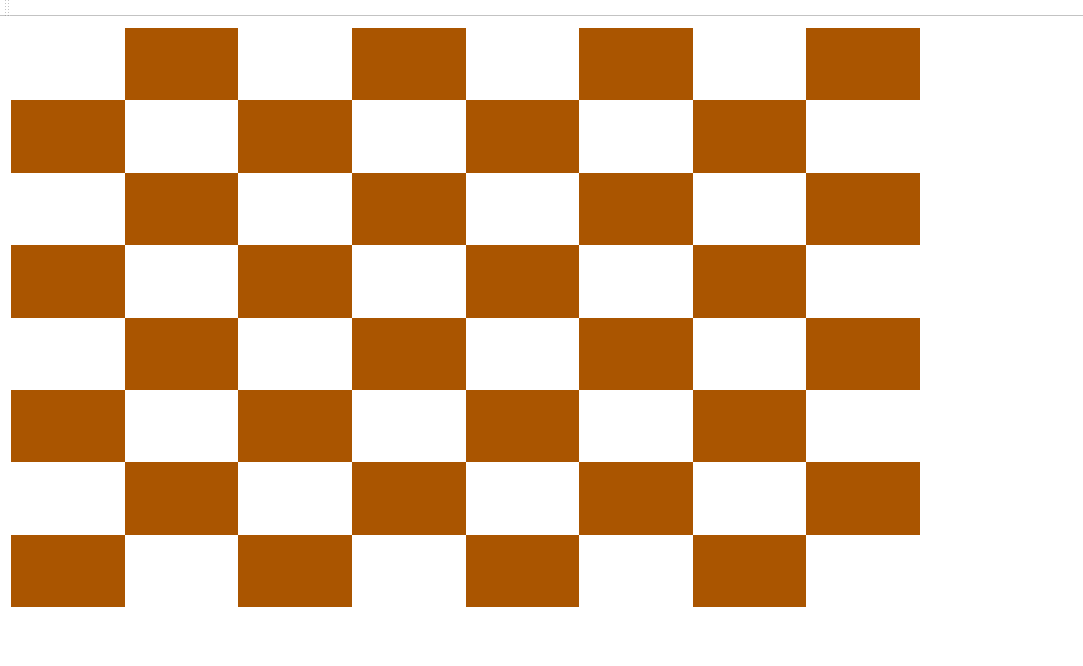
<?xml version="1.0" encoding="UTF-8"?>
<ui version="4.0">
 <class>VuClass</class>
 <widget class="QMainWindow" name="VuClass">
  <property name="geometry">
   <rect>
    <x>0</x>
    <y>0</y>
    <width>1083</width>
    <height>666</height>
   </rect>
  </property>
  <property name="windowTitle">
   <string>Vu</string>
  </property>
  <property name="styleSheet">
   <string notr="true">background-color: rgba(255, 255, 255, 10)</string>
  </property>
  <widget class="QWidget" name="centralWidget">
   <widget class="QWidget" name="gridLayoutWidget">
    <property name="geometry">
     <rect>
      <x>0</x>
      <y>0</y>
      <width>931</width>
      <height>601</height>
     </rect>
    </property>
    <layout class="QGridLayout" name="gridLayout">
     <property name="spacing">
      <number>0</number>
     </property>
     <item row="4" column="1">
      <widget class="QLabel" name="B5">
       <property name="styleSheet">
        <string notr="true">background-color: rgb(255, 255, 255)</string>
       </property>
       <property name="text">
        <string/>
       </property>
      </widget>
     </item>
     <item row="2" column="6">
      <widget class="QLabel" name="G7">
       <property name="styleSheet">
        <string notr="true">background-color: rgb(170, 85, 0)</string>
       </property>
       <property name="text">
        <string/>
       </property>
      </widget>
     </item>
     <item row="6" column="4">
      <widget class="QLabel" name="E3">
       <property name="styleSheet">
        <string notr="true">background-color: rgb(170, 85, 0)</string>
       </property>
       <property name="text">
        <string/>
       </property>
      </widget>
     </item>
     <item row="4" column="2">
      <widget class="QLabel" name="C5">
       <property name="styleSheet">
        <string notr="true">background-color: rgb(170, 85, 0)</string>
       </property>
       <property name="text">
        <string/>
       </property>
      </widget>
     </item>
     <item row="2" column="3">
      <widget class="QLabel" name="D7">
       <property name="styleSheet">
        <string notr="true">background-color: rgb(255, 255, 255)</string>
       </property>
       <property name="text">
        <string/>
       </property>
      </widget>
     </item>
     <item row="1" column="6">
      <widget class="QLabel" name="G8">
       <property name="styleSheet">
        <string notr="true">background-color: rgb(255, 255, 255)</string>
       </property>
       <property name="text">
        <string/>
       </property>
      </widget>
     </item>
     <item row="7" column="2">
      <widget class="QLabel" name="C2">
       <property name="styleSheet">
        <string notr="true">background-color: rgb(255, 255, 255)</string>
       </property>
       <property name="text">
        <string/>
       </property>
      </widget>
     </item>
     <item row="5" column="5">
      <widget class="QLabel" name="F4">
       <property name="styleSheet">
        <string notr="true">background-color: rgb(170, 85, 0)</string>
       </property>
       <property name="text">
        <string/>
       </property>
      </widget>
     </item>
     <item row="1" column="1">
      <widget class="QLabel" name="B8">
       <property name="styleSheet">
        <string notr="true">background-color: rgb(170, 85, 0)</string>
       </property>
       <property name="text">
        <string/>
       </property>
      </widget>
     </item>
     <item row="6" column="2">
      <widget class="QLabel" name="C3">
       <property name="styleSheet">
        <string notr="true">background-color: rgb(170, 85, 0)</string>
       </property>
       <property name="text">
        <string/>
       </property>
      </widget>
     </item>
     <item row="7" column="1">
      <widget class="QLabel" name="B2">
       <property name="styleSheet">
        <string notr="true">background-color: rgb(170, 85, 0)</string>
       </property>
       <property name="text">
        <string/>
       </property>
      </widget>
     </item>
     <item row="6" column="7">
      <widget class="QLabel" name="H3">
       <property name="styleSheet">
        <string notr="true">background-color: rgb(255, 255, 255)</string>
       </property>
       <property name="text">
        <string/>
       </property>
      </widget>
     </item>
     <item row="1" column="5">
      <widget class="QLabel" name="F8">
       <property name="styleSheet">
        <string notr="true">background-color: rgb(170, 85, 0)</string>
       </property>
       <property name="text">
        <string/>
       </property>
      </widget>
     </item>
     <item row="6" column="3">
      <widget class="QLabel" name="D3">
       <property name="styleSheet">
        <string notr="true">background-color: rgb(255, 255, 255)</string>
       </property>
       <property name="text">
        <string/>
       </property>
      </widget>
     </item>
     <item row="8" column="7">
      <widget class="QLabel" name="H1">
       <property name="styleSheet">
        <string notr="true">background-color: rgb(255, 255, 255)</string>
       </property>
       <property name="text">
        <string/>
       </property>
      </widget>
     </item>
     <item row="5" column="2">
      <widget class="QLabel" name="C4">
       <property name="styleSheet">
        <string notr="true">background-color: rgb(255, 255, 255)</string>
       </property>
       <property name="text">
        <string/>
       </property>
      </widget>
     </item>
     <item row="6" column="5">
      <widget class="QLabel" name="F3">
       <property name="styleSheet">
        <string notr="true">background-color: rgb(255, 255, 255)</string>
       </property>
       <property name="text">
        <string/>
       </property>
      </widget>
     </item>
     <item row="4" column="5">
      <widget class="QLabel" name="F5">
       <property name="styleSheet">
        <string notr="true">background-color: rgb(255, 255, 255)</string>
       </property>
       <property name="text">
        <string/>
       </property>
      </widget>
     </item>
     <item row="2" column="0">
      <widget class="QLabel" name="A7">
       <property name="autoFillBackground">
        <bool>false</bool>
       </property>
       <property name="styleSheet">
        <string notr="true">background-color: rgb(170, 85, 0)</string>
       </property>
       <property name="text">
        <string/>
       </property>
      </widget>
     </item>
     <item row="8" column="3">
      <widget class="QLabel" name="D1">
       <property name="styleSheet">
        <string notr="true">background-color: rgb(255, 255, 255);</string>
       </property>
       <property name="lineWidth">
        <number>0</number>
       </property>
       <property name="text">
        <string/>
       </property>
      </widget>
     </item>
     <item row="7" column="6">
      <widget class="QLabel" name="G2">
       <property name="styleSheet">
        <string notr="true">background-color: rgb(255, 255, 255)</string>
       </property>
       <property name="text">
        <string/>
       </property>
      </widget>
     </item>
     <item row="7" column="0">
      <widget class="QLabel" name="A2">
       <property name="styleSheet">
        <string notr="true">background-color: rgb(255, 255, 255)</string>
       </property>
       <property name="text">
        <string/>
       </property>
      </widget>
     </item>
     <item row="3" column="4">
      <widget class="QLabel" name="E6">
       <property name="styleSheet">
        <string notr="true">background-color: rgb(255, 255, 255)</string>
       </property>
       <property name="text">
        <string/>
       </property>
      </widget>
     </item>
     <item row="7" column="5">
      <widget class="QLabel" name="F2">
       <property name="styleSheet">
        <string notr="true">background-color: rgb(170, 85, 0)</string>
       </property>
       <property name="text">
        <string/>
       </property>
      </widget>
     </item>
     <item row="8" column="5">
      <widget class="QLabel" name="F1">
       <property name="styleSheet">
        <string notr="true">background-color: rgb(255, 255, 255)</string>
       </property>
       <property name="text">
        <string/>
       </property>
      </widget>
     </item>
     <item row="8" column="6">
      <widget class="QLabel" name="G1">
       <property name="styleSheet">
        <string notr="true">background-color: rgb(170, 85, 0)</string>
       </property>
       <property name="text">
        <string/>
       </property>
      </widget>
     </item>
     <item row="1" column="0">
      <widget class="QLabel" name="A8">
       <property name="autoFillBackground">
        <bool>false</bool>
       </property>
       <property name="styleSheet">
        <string notr="true">background-color: rgb(255, 255, 255)</string>
       </property>
       <property name="text">
        <string/>
       </property>
      </widget>
     </item>
     <item row="4" column="4">
      <widget class="QLabel" name="E5">
       <property name="styleSheet">
        <string notr="true">background-color: rgb(170, 85, 0)</string>
       </property>
       <property name="text">
        <string/>
       </property>
      </widget>
     </item>
     <item row="5" column="4">
      <widget class="QLabel" name="E4">
       <property name="styleSheet">
        <string notr="true">background-color: rgb(255, 255, 255)</string>
       </property>
       <property name="text">
        <string/>
       </property>
      </widget>
     </item>
     <item row="3" column="7">
      <widget class="QLabel" name="H6">
       <property name="styleSheet">
        <string notr="true">background-color: rgb(170, 85, 0)</string>
       </property>
       <property name="text">
        <string/>
       </property>
      </widget>
     </item>
     <item row="8" column="0">
      <widget class="QLabel" name="A1">
       <property name="autoFillBackground">
        <bool>false</bool>
       </property>
       <property name="styleSheet">
        <string notr="true">background-color: rgb(170, 85, 0);</string>
       </property>
       <property name="lineWidth">
        <number>0</number>
       </property>
       <property name="text">
        <string/>
       </property>
      </widget>
     </item>
     <item row="2" column="4">
      <widget class="QLabel" name="E7">
       <property name="styleSheet">
        <string notr="true">background-color: rgb(170, 85, 0)</string>
       </property>
       <property name="text">
        <string/>
       </property>
      </widget>
     </item>
     <item row="1" column="7">
      <widget class="QLabel" name="H8">
       <property name="styleSheet">
        <string notr="true">background-color: rgb(170, 85, 0)</string>
       </property>
       <property name="text">
        <string/>
       </property>
      </widget>
     </item>
     <item row="1" column="2">
      <widget class="QLabel" name="C8">
       <property name="styleSheet">
        <string notr="true">background-color: rgb(255, 255, 255)</string>
       </property>
       <property name="text">
        <string/>
       </property>
      </widget>
     </item>
     <item row="8" column="1">
      <widget class="QLabel" name="B1">
       <property name="autoFillBackground">
        <bool>false</bool>
       </property>
       <property name="styleSheet">
        <string notr="true">background-color: rgb(255, 255, 255); </string>
       </property>
       <property name="lineWidth">
        <number>0</number>
       </property>
       <property name="text">
        <string/>
       </property>
      </widget>
     </item>
     <item row="7" column="3">
      <widget class="QLabel" name="D2">
       <property name="styleSheet">
        <string notr="true">background-color: rgb(170, 85, 0)</string>
       </property>
       <property name="text">
        <string/>
       </property>
      </widget>
     </item>
     <item row="7" column="7">
      <widget class="QLabel" name="H2">
       <property name="styleSheet">
        <string notr="true">background-color: rgb(170, 85, 0)</string>
       </property>
       <property name="text">
        <string/>
       </property>
      </widget>
     </item>
     <item row="3" column="2">
      <widget class="QLabel" name="C6">
       <property name="styleSheet">
        <string notr="true">background-color: rgb(255, 255, 255)</string>
       </property>
       <property name="text">
        <string/>
       </property>
      </widget>
     </item>
     <item row="2" column="2">
      <widget class="QLabel" name="C7">
       <property name="styleSheet">
        <string notr="true">background-color: rgb(170, 85, 0)</string>
       </property>
       <property name="text">
        <string/>
       </property>
      </widget>
     </item>
     <item row="5" column="1">
      <widget class="QLabel" name="B4">
       <property name="styleSheet">
        <string notr="true">background-color: rgb(170, 85, 0)</string>
       </property>
       <property name="text">
        <string/>
       </property>
      </widget>
     </item>
     <item row="1" column="3">
      <widget class="QLabel" name="D8">
       <property name="styleSheet">
        <string notr="true">background-color: rgb(170, 85, 0)</string>
       </property>
       <property name="text">
        <string/>
       </property>
      </widget>
     </item>
     <item row="6" column="0">
      <widget class="QLabel" name="A3">
       <property name="styleSheet">
        <string notr="true">background-color: rgb(170, 85, 0)</string>
       </property>
       <property name="text">
        <string/>
       </property>
      </widget>
     </item>
     <item row="5" column="0">
      <widget class="QLabel" name="A4">
       <property name="styleSheet">
        <string notr="true">background-color: rgb(255, 255, 255)</string>
       </property>
       <property name="text">
        <string/>
       </property>
      </widget>
     </item>
     <item row="6" column="1">
      <widget class="QLabel" name="B3">
       <property name="styleSheet">
        <string notr="true">background-color: rgb(255, 255, 255)</string>
       </property>
       <property name="text">
        <string/>
       </property>
      </widget>
     </item>
     <item row="3" column="6">
      <widget class="QLabel" name="G6">
       <property name="styleSheet">
        <string notr="true">background-color: rgb(255, 255, 255)</string>
       </property>
       <property name="text">
        <string/>
       </property>
      </widget>
     </item>
     <item row="1" column="4">
      <widget class="QLabel" name="E8">
       <property name="styleSheet">
        <string notr="true">background-color: rgb(255, 255, 255)</string>
       </property>
       <property name="text">
        <string/>
       </property>
      </widget>
     </item>
     <item row="2" column="7">
      <widget class="QLabel" name="H7">
       <property name="styleSheet">
        <string notr="true">background-color: rgb(255, 255, 255)</string>
       </property>
       <property name="text">
        <string/>
       </property>
      </widget>
     </item>
     <item row="5" column="3">
      <widget class="QLabel" name="D4">
       <property name="styleSheet">
        <string notr="true">background-color: rgb(170, 85, 0)</string>
       </property>
       <property name="text">
        <string/>
       </property>
      </widget>
     </item>
     <item row="8" column="4">
      <widget class="QLabel" name="E1">
       <property name="styleSheet">
        <string notr="true">background-color: rgb(170, 85, 0)</string>
       </property>
       <property name="text">
        <string/>
       </property>
      </widget>
     </item>
     <item row="3" column="5">
      <widget class="QLabel" name="F6">
       <property name="styleSheet">
        <string notr="true">background-color: rgb(170, 85, 0)</string>
       </property>
       <property name="text">
        <string/>
       </property>
      </widget>
     </item>
     <item row="2" column="5">
      <widget class="QLabel" name="F7">
       <property name="styleSheet">
        <string notr="true">background-color: rgb(255, 255, 255)</string>
       </property>
       <property name="text">
        <string/>
       </property>
      </widget>
     </item>
     <item row="4" column="7">
      <widget class="QLabel" name="H5">
       <property name="styleSheet">
        <string notr="true">background-color: rgb(255, 255, 255)</string>
       </property>
       <property name="text">
        <string/>
       </property>
      </widget>
     </item>
     <item row="5" column="6">
      <widget class="QLabel" name="G4">
       <property name="styleSheet">
        <string notr="true">background-color: rgb(255, 255, 255)</string>
       </property>
       <property name="text">
        <string/>
       </property>
      </widget>
     </item>
     <item row="3" column="0">
      <widget class="QLabel" name="A6">
       <property name="styleSheet">
        <string notr="true">background-color: rgb(255, 255, 255)</string>
       </property>
       <property name="text">
        <string/>
       </property>
      </widget>
     </item>
     <item row="7" column="4">
      <widget class="QLabel" name="E2">
       <property name="styleSheet">
        <string notr="true">background-color: rgb(255, 255, 255)</string>
       </property>
       <property name="text">
        <string/>
       </property>
      </widget>
     </item>
     <item row="4" column="0">
      <widget class="QLabel" name="A5">
       <property name="styleSheet">
        <string notr="true">background-color: rgb(170, 85, 0)</string>
       </property>
       <property name="text">
        <string/>
       </property>
      </widget>
     </item>
     <item row="4" column="6">
      <widget class="QLabel" name="G5">
       <property name="styleSheet">
        <string notr="true">background-color: rgb(170, 85, 0)</string>
       </property>
       <property name="text">
        <string/>
       </property>
      </widget>
     </item>
     <item row="8" column="2">
      <widget class="QLabel" name="C1">
       <property name="autoFillBackground">
        <bool>false</bool>
       </property>
       <property name="styleSheet">
        <string notr="true">background-color: rgb(170, 85, 0); </string>
       </property>
       <property name="lineWidth">
        <number>0</number>
       </property>
       <property name="text">
        <string/>
       </property>
      </widget>
     </item>
     <item row="3" column="1">
      <widget class="QLabel" name="B6">
       <property name="styleSheet">
        <string notr="true">background-color: rgb(170, 85, 0)</string>
       </property>
       <property name="text">
        <string/>
       </property>
      </widget>
     </item>
     <item row="2" column="1">
      <widget class="QLabel" name="B7">
       <property name="styleSheet">
        <string notr="true">background-color: rgb(255, 255, 255)</string>
       </property>
       <property name="text">
        <string/>
       </property>
      </widget>
     </item>
     <item row="3" column="3">
      <widget class="QLabel" name="D6">
       <property name="styleSheet">
        <string notr="true">background-color: rgb(170, 85, 0)</string>
       </property>
       <property name="text">
        <string/>
       </property>
      </widget>
     </item>
     <item row="5" column="7">
      <widget class="QLabel" name="H4">
       <property name="styleSheet">
        <string notr="true">background-color: rgb(170, 85, 0)</string>
       </property>
       <property name="text">
        <string/>
       </property>
      </widget>
     </item>
     <item row="4" column="3">
      <widget class="QLabel" name="D5">
       <property name="styleSheet">
        <string notr="true">background-color: rgb(255, 255, 255)</string>
       </property>
       <property name="text">
        <string/>
       </property>
      </widget>
     </item>
     <item row="6" column="6">
      <widget class="QLabel" name="G3">
       <property name="styleSheet">
        <string notr="true">background-color: rgb(170, 85, 0)</string>
       </property>
       <property name="text">
        <string/>
       </property>
      </widget>
     </item>
    </layout>
   </widget>
  </widget>
  <widget class="QMenuBar" name="menuBar">
   <property name="geometry">
    <rect>
     <x>0</x>
     <y>0</y>
     <width>1083</width>
     <height>21</height>
    </rect>
   </property>
  </widget>
  <widget class="QToolBar" name="mainToolBar">
   <attribute name="toolBarArea">
    <enum>TopToolBarArea</enum>
   </attribute>
   <attribute name="toolBarBreak">
    <bool>false</bool>
   </attribute>
  </widget>
  <widget class="QStatusBar" name="statusBar"/>
 </widget>
 <layoutdefault spacing="6" margin="11"/>
 <resources>
  <include location="Vu.qrc"/>
 </resources>
 <connections/>
</ui>
